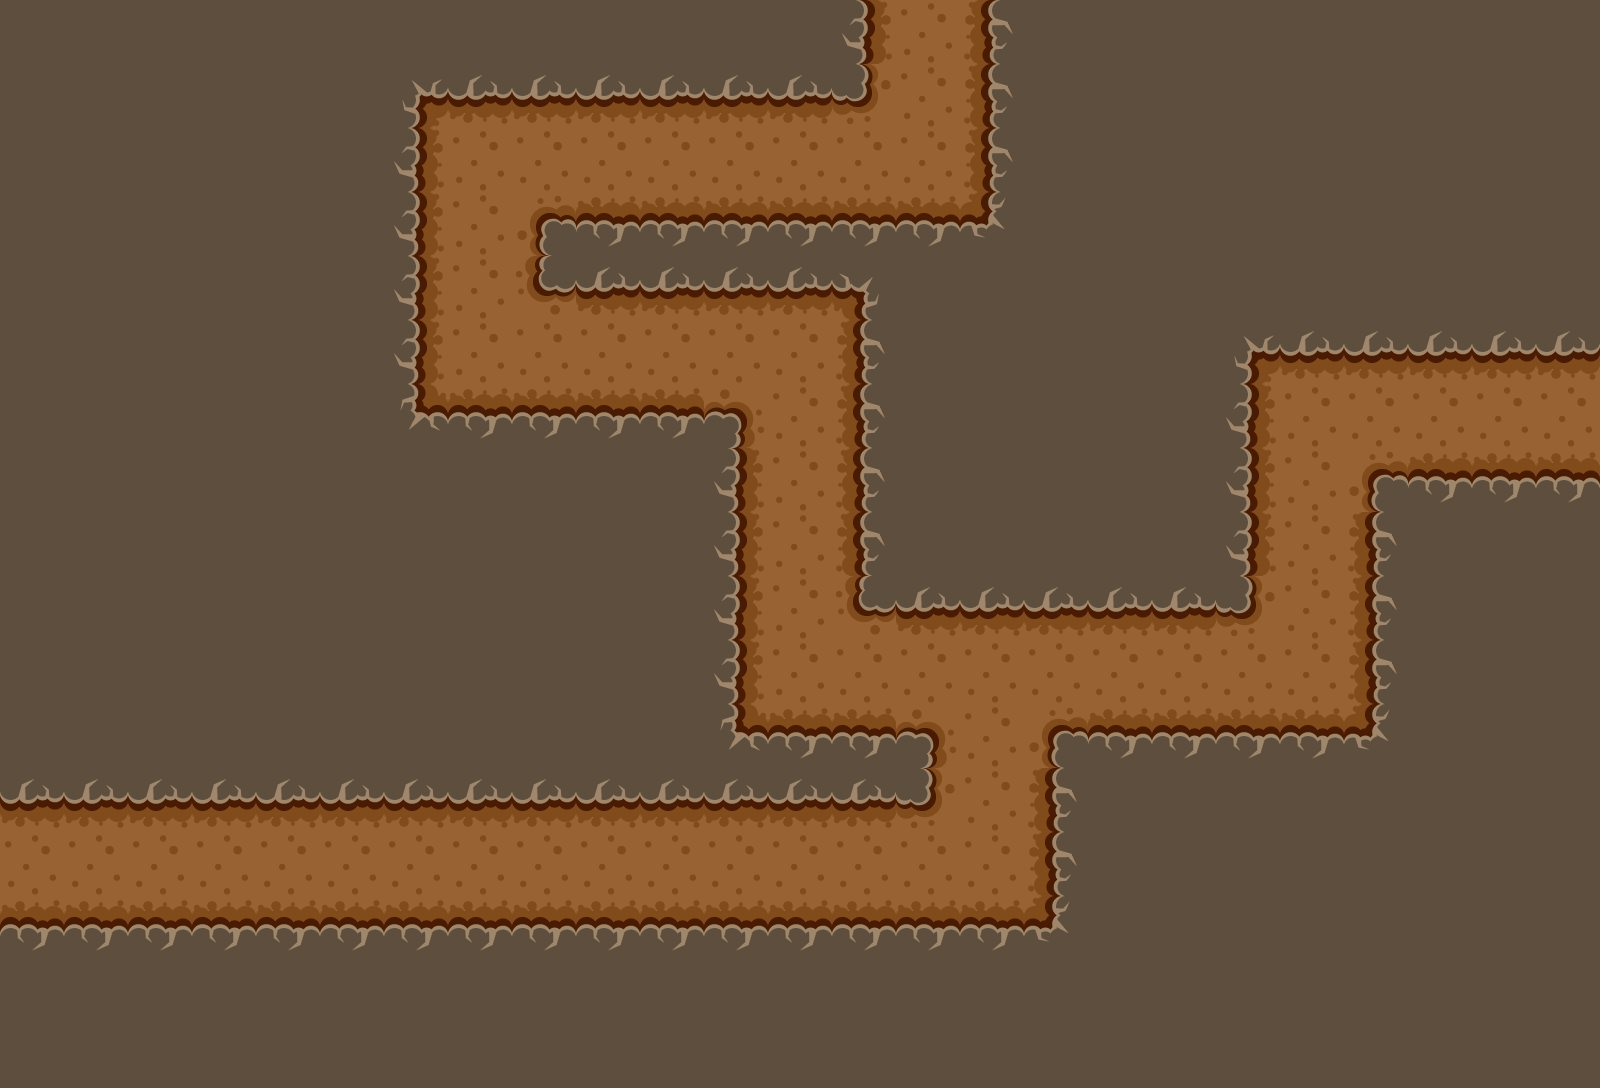

This is a level from a 2D game, rendered from its Tiled map with the project's own tilesets. A one-line summary and the complete map file follow:
An orthogonal 25x17 tile map with 64x64 px tiles, 1 tile layer (Tile Layer 1).

<map version="1.10" tiledversion="1.11.2" orientation="orthogonal" renderorder="right-down" width="25" height="17" tilewidth="64" tileheight="64" infinite="0" nextlayerid="2" nextobjectid="1">
 <tileset firstgid="1" source="../Tileset.tsx" />
 <layer id="1" name="Tile Layer 1" width="25" height="17">
  <data encoding="csv">
15,15,15,15,15,15,15,15,15,15,15,15,15,17,18,19,15,15,15,15,15,15,15,15,15,
15,15,15,15,15,15,3,4,4,4,4,4,4,21,18,19,15,15,15,15,15,15,15,15,15,
15,15,15,15,15,15,17,18,18,18,18,18,18,18,18,19,15,15,15,15,15,15,15,15,15,
15,15,15,15,15,15,17,18,6,32,32,32,32,32,32,33,15,15,15,15,15,15,15,15,15,
15,15,15,15,15,15,17,18,20,4,4,4,4,5,15,15,15,15,15,15,15,15,15,15,15,
15,15,15,15,15,15,17,18,18,18,18,18,18,19,15,15,15,15,15,3,4,4,4,4,4,
15,15,15,15,15,15,31,32,32,32,32,7,18,19,15,15,15,15,15,17,18,18,18,18,18,
15,15,15,15,15,15,15,15,15,15,15,17,18,19,15,15,15,15,15,17,18,6,32,32,32,
15,15,15,15,15,15,15,15,15,15,15,17,18,19,15,15,15,15,15,17,18,19,15,15,15,
15,15,15,15,15,15,15,15,15,15,15,17,18,20,4,4,4,4,4,21,18,19,15,15,15,
15,15,15,15,15,15,15,15,15,15,15,17,18,18,18,18,18,18,18,18,18,19,15,15,15,
15,15,15,15,15,15,15,15,15,15,15,31,32,32,7,18,6,32,32,32,32,33,15,15,15,
4,4,4,4,4,4,4,4,4,4,4,4,4,4,21,18,19,15,15,15,15,15,15,15,15,
18,18,18,18,18,18,18,18,18,18,18,18,18,18,18,18,19,15,15,15,15,15,15,15,15,
32,32,32,32,32,32,32,32,32,32,32,32,32,32,32,32,33,15,15,15,15,15,15,15,15,
15,15,15,15,15,15,15,15,15,15,15,15,15,15,15,15,15,15,15,15,15,15,15,15,15,
15,15,15,15,15,15,15,15,15,15,15,15,15,15,15,15,15,15,15,15,15,15,15,15,15
</data>
 </layer>
</map>
